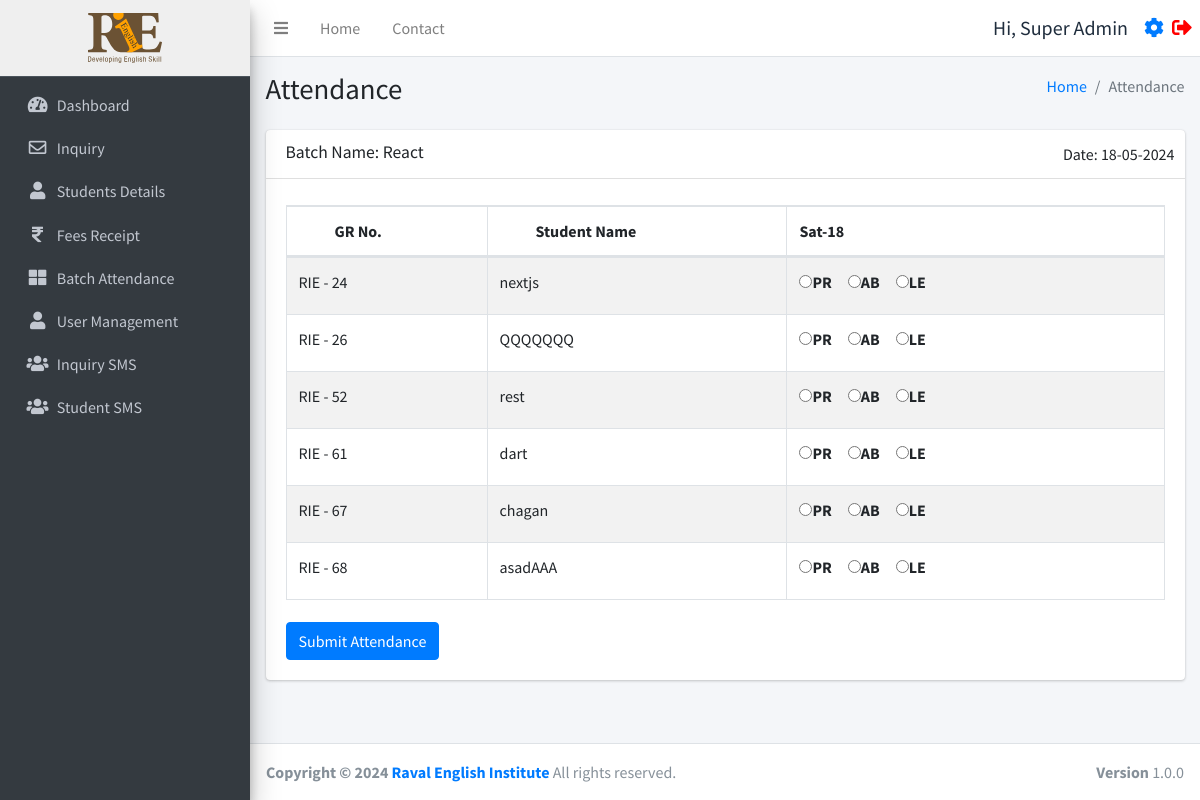
/Attendanceform.php?id=11 (signed in), run on an earlier commit of the app's database.
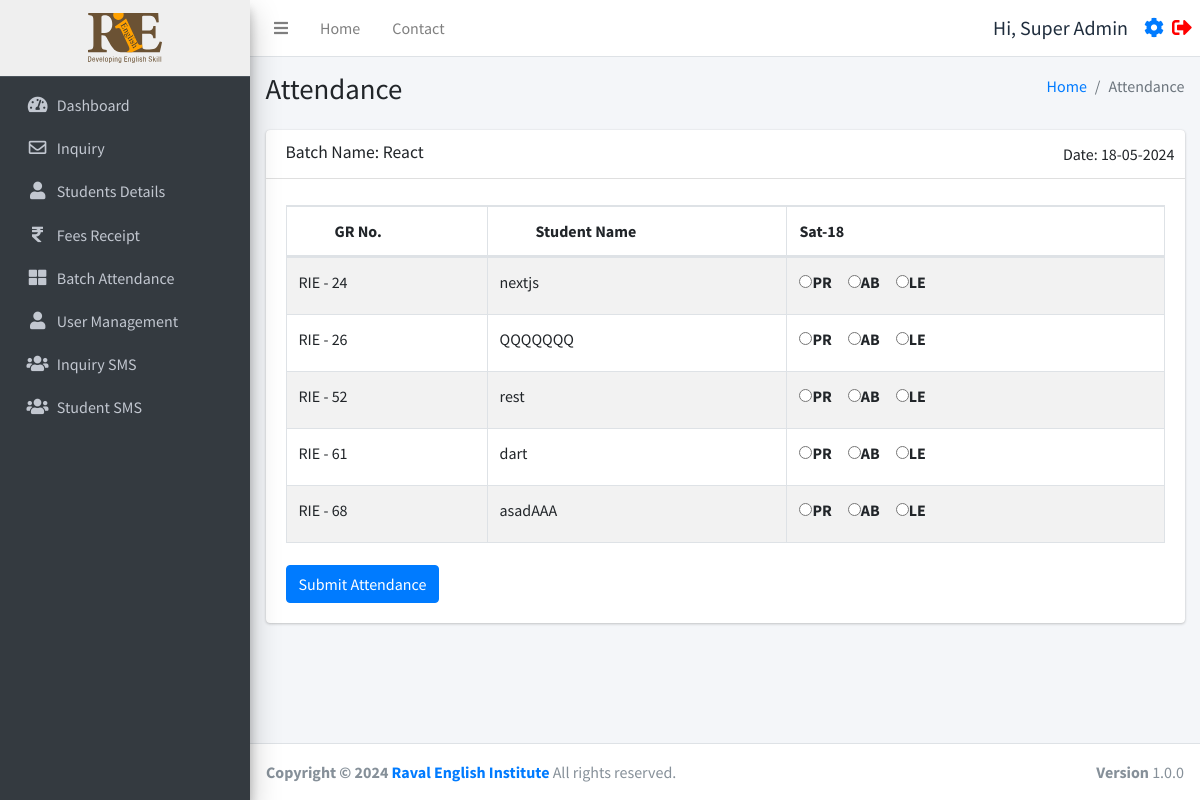
And on a later commit of the database.
### tables this page shows
CREATE TABLE `studentinfo` (
  `id` int(11) NOT NULL,
  `name` varchar(255) DEFAULT NULL,
  `batch` int(11) DEFAULT NULL,
  `batch_name` varchar(255) DEFAULT NULL,
  `father_name` varchar(255) DEFAULT NULL,
  `mother_name` varchar(255) DEFAULT NULL,
  `dob` date DEFAULT NULL,
  `gender` varchar(50) DEFAULT NULL,
  `mobile_number` varchar(15) DEFAULT NULL,
  `fee_status` int(10) DEFAULT 0,
  `profession` varchar(100) DEFAULT NULL,
  `address` varchar(255) DEFAULT NULL,
  `admission_time` date DEFAULT NULL,
  `due_date` date DEFAULT NULL,
  `created_at` datetime NOT NULL DEFAULT current_timestamp(),
  `pending_fees` int(10) DEFAULT 0,
  `discount` int(10) NOT NULL,
  `total_fees` int(11) NOT NULL,
  `paid_fees` int(11) NOT NULL,
  `father_number` varchar(50) NOT NULL,
  `home_number` varchar(50) NOT NULL,
  `reference` varchar(200) DEFAULT NULL,
  `father_profession` varchar(200) DEFAULT NULL,
  `workplace_address` varchar(255) DEFAULT NULL,
  `aadharcard_number` varchar(20) DEFAULT NULL,
  `joining_purpose` varchar(255) DEFAULT NULL,
  `extratime_daily` varchar(255) DEFAULT NULL
);

### function.php (called while the page is built, shortened)
<?php
require_once('db.php');
function selectFromTable($tableName, $columns, $whereConditions) {
    global $db;
    try {
        $sql = "SELECT " . implode(', ', $columns) . " FROM $tableName";
        if (!empty($whereConditions)) {
            $sql .= " WHERE " . implode(' AND ', array_map(function ($col) {
                return "$col = :$col";
            }, array_keys($whereConditions)));
        }
        $stmt = $db->prepare($sql);
        foreach ($whereConditions as $col => $value) {
            $stmt->bindValue(":$col", $value);
        }
        $stmt->execute();
        return $stmt->fetchAll(PDO::FETCH_ASSOC);
    } catch (PDOException $e) {
        return false;
    }
}
?>

### Attendanceform.php (the view, shortened to what this page needs)
<!DOCTYPE html>
<html lang="en">
<head>
  <link rel="stylesheet" href="https://cdn.jsdelivr.net/npm/bootstrap@5.1.3/dist/css/bootstrap.min.css">
  <link rel="stylesheet" href="https://cdn.datatables.net/1.10.19/css/dataTables.bootstrap4.min.css">
</head>
<body>
  <?php include_once ('./header.php'); ?>
  <?php include_once ('db.php'); ?>
  <?php include_once ('function.php'); ?>
  <div class="content-wrapper">
    <div class="content-header">
      <div class="container-fluid">
        <div class="row mb-2">
          <div class="col-sm-6">
            <h1 class="m-0">Attendance</h1>
          </div>
          <div class="col-sm-6">
            <ol class="breadcrumb float-sm-right">
              <li class="breadcrumb-item"><a href="./dashboard.php">Home</a></li>
              <li class="breadcrumb-item active">Attendance</li>
            </ol>
          </div>
        </div>
      </div>
    </div>
    <section class="content">
      <div class="container-fluid">
        <div class="row">
          <div class="col-12">
            <div class="card">
              <div class="card-header">
                <h3 class="card-title">
                  <?php
                  $batchId = isset($_GET['id']) ? $_GET['id'] : 0;
                  $batchDetails = selectFromTable('batch_table', ['name'], ['id' => $batchId]);
                  $batchName = $batchDetails ? $batchDetails[0]['name'] : 'Unknown Batch';
                  echo "Batch Name: " . $batchName;
                  ?>
                </h3>
                <div class="card-tools">
                  <div>Date: <?php echo date("d-m-Y"); ?></div>
                </div>
              </div>
              <div class="card-body">
                <form id="attendanceForm" method="post">
                  <table id="combinedTable" class="table table-bordered table-striped">
                    <thead>
                      <tr>
                        <th class="pl-5">GR No.</th>
                        <th class="pl-5">Student Name</th>
                        <th><?php echo date('D-d', strtotime(date('Y-m-d'))); ?></th>
                      </tr>
                    </thead>
                    <tbody>
                      <?php
                      $currentDate = date('Y-m-d');
                      $students = selectFromTable('studentinfo', ['id', 'name'], ['batch' => $batchId]);
                      foreach ($students as $student):
                        $attendance = selectFromTable('attendance', ['status', 'reason'], ['student_id' => $student['id'], 'date' => $currentDate]);
                        $status = $attendance ? $attendance[0]['status'] : -1;
                        echo "<tr>";
                        echo "<td>RIE - {$student['id']}</td>";
                        echo "<td>{$student['name']}</td>";
                        echo "<td class='pr-5'>";
                        echo "<div style='display: flex;'>";
                        echo "<div><input type='radio' class='attendance-checkbox' data-student-id='{$student['id']}' name='status[{$student['id']}][$currentDate]' value='0' " . ($status == 0 ? "checked" : "") . "><Label class='pr-3'>PR</Label></div>";
                        echo "<div><input type='radio' class='attendance-checkbox' data-student-id='{$student['id']}' name='status[{$student['id']}][$currentDate]' value='1' " . ($status == 1 ? "checked" : "") . "><Label class='pr-3'>AB</Label></div>";
                        echo "<div><input type='radio' class='attendance-checkbox' data-student-id='{$student['id']}' name='status[{$student['id']}][$currentDate]' value='2' " . ($status == 2 ? "checked" : "") . "><Label class='pr-3'>LE</Label></div>";
                        echo "</div>";
                        echo "</td>";
                        echo "</tr>";
                      endforeach;
                      ?>
                    </tbody>
                  </table>
                  <button type="button" id="submitAttendance" class="btn btn-primary mt-3">Submit Attendance</button>
                </form>
              </div>
            </div>
          </div>
        </div>
      </div>
    </section>
  </div>
  <?php include ('./footer.php'); ?>
</body>
</html>
</html>

What changed in the data, as far as the page shows it:
removed studentinfo: id "67", name "chagan"
